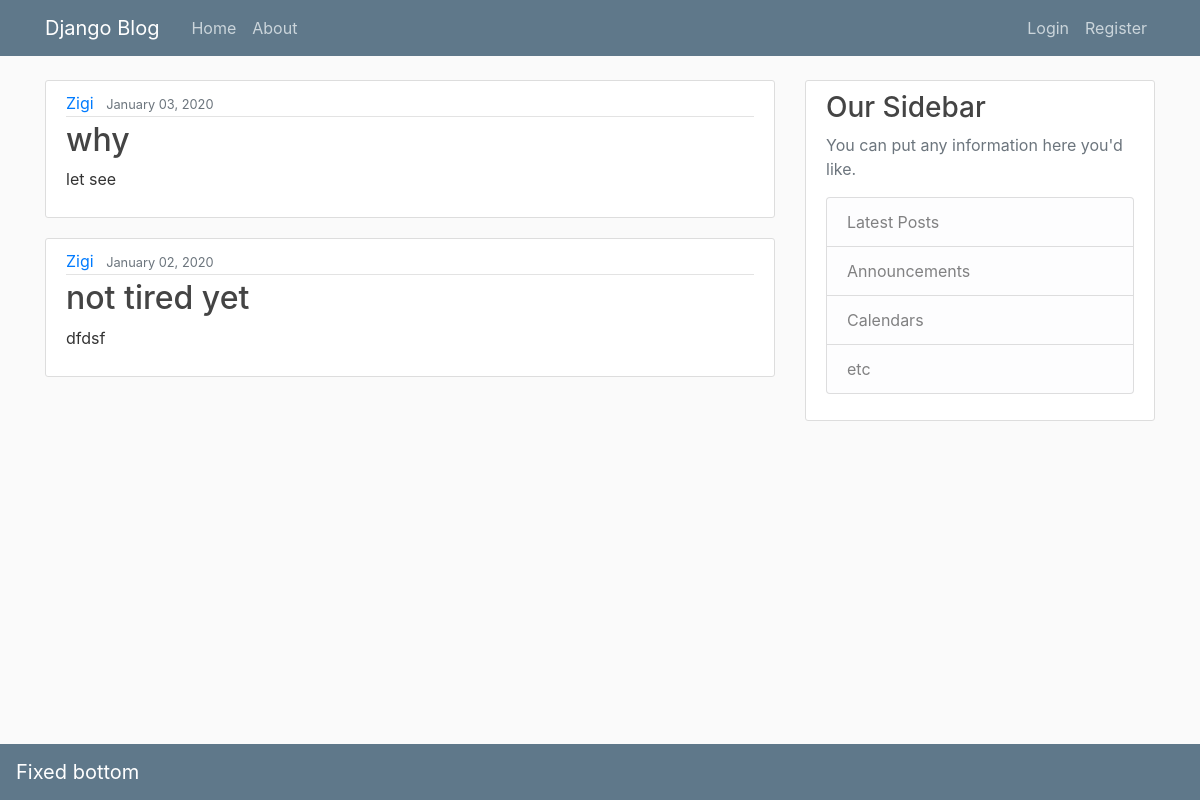
The page / on the database its author committed.
### blog/models.py (models this page shows, shortened)
class Post(models.Model):
    title = models.CharField(max_length=100)
    content = models.TextField()
    date_psoted = models.DateTimeField(default=timezone.now())
    author = models.ForeignKey(User,on_delete=models.CASCADE)

### blog/views.py (the view)
# urls.py: path('', views.home, name='blog-home'),
def home(request):
    context = {
        'posts': Post.objects.all()
    }
    return render(request, 'blog/home.html',context)

### blog/templates/blog/home.html
{% extends "blog/layout.html" %}
{% block content %}
    {% for post in posts %}
        <article class="media content-section">
          <div class="media-body">
            <div class="article-metadata">
              <a class="mr-2" href="#">{{ post.author }}</a>
              <small class="text-muted">{{ post.date_psoted|date:"F d, Y" }}</small>
            </div>
            <h2><a class="article-title" href="#">{{ post.title }}</a></h2>
            <p class="article-content">{{ post.content }}</p>
          </div>
        </article>
    {% endfor %}
{% endblock content %}

### blog/static/css/main.css (style rules this page uses)
body { background: #fafafa; color: #333333; margin-top: 5rem; }
h1, h2, h3, h4, h5, h6 { color: #444444; }
.content-section { background: #ffffff; padding: 10px 20px; border: 1px solid #dddddd; border-radius: 3px; margin-bottom: 20px; }
.article-title { color: #444444; }
.article-content { white-space: pre-line; }
.article-metadata { padding-bottom: 1px; margin-bottom: 4px; border-bottom: 1px solid #e3e3e3 }

### rows shown on the page
Post: author "Zigi", date_psoted "January 03, 2020", title "why", content "let see"
Post: author "Zigi", date_psoted "January 02, 2020", title "not tired yet", content "dfdsf"
